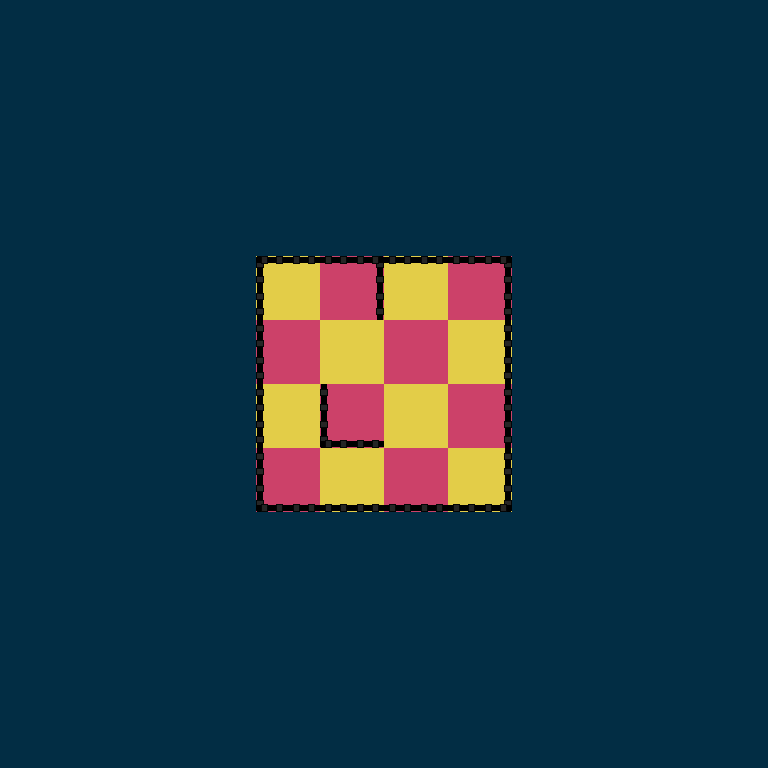

Rendered tile map (Tiled .tmx) drawn with the repository's tilesets; below, a short description and the map source with its tile grids summarised:
An orthogonal 12x12 tile map with 64x64 px tiles, 5 tile layers (ground, left, right, up, ...) and 2 objects (Player, Goal).

<map version="1.0" orientation="orthogonal" renderorder="right-down" width="12" height="12" tilewidth="64" tileheight="64" nextobjectid="28">
 <tileset firstgid="1" source="tileset_00.tsx" />
 <layer name="ground" width="12" height="12">
  <properties>
   <property name="tileset" value="tileset_00" />
   <property name="type" value="base" />
  </properties>
  <data>[144 cells, 144 non-empty, 3 distinct tile ids]</data>
 </layer>
 <layer name="left" width="12" height="12">
  <properties>
   <property name="edge" value="left" />
   <property name="tileset" value="tileset_00" />
   <property name="type" value="edges" />
  </properties>
  <data>[144 cells, 5 non-empty, 1 distinct tile ids]</data>
 </layer>
 <layer name="right" width="12" height="12">
  <properties>
   <property name="edge" value="right" />
   <property name="tileset" value="tileset_00" />
   <property name="type" value="edges" />
  </properties>
  <data>[144 cells, 5 non-empty, 1 distinct tile ids]</data>
 </layer>
 <layer name="up" width="12" height="12">
  <properties>
   <property name="edge" value="up" />
   <property name="tileset" value="tileset_00" />
   <property name="type" value="edges" />
  </properties>
  <data>[144 cells, 4 non-empty, 1 distinct tile ids]</data>
 </layer>
 <layer name="down" width="12" height="12">
  <properties>
   <property name="edge" value="down" />
   <property name="tileset" value="tileset_00" />
   <property name="type" value="edges" />
  </properties>
  <data>[144 cells, 5 non-empty, 1 distinct tile ids]</data>
 </layer>
 <objectgroup name="entities">
  <object id="13" name="Player" type="Player" x="464" y="464" width="32" height="32">
   <properties>
    <property name="facing" value="left" />
    <property name="gid" type="int" value="8" />
    <property name="speed" type="float" value="225" />
    <property name="type" value="player" />
   </properties>
   <ellipse />
  </object>
  <object id="14" name="Goal" type="Goal" x="352" y="400">
   <properties>
    <property name="type" value="goal" />
   </properties>
   <polygon points="0,0 -16,32 16,32" />
  </object>
 </objectgroup>
</map>